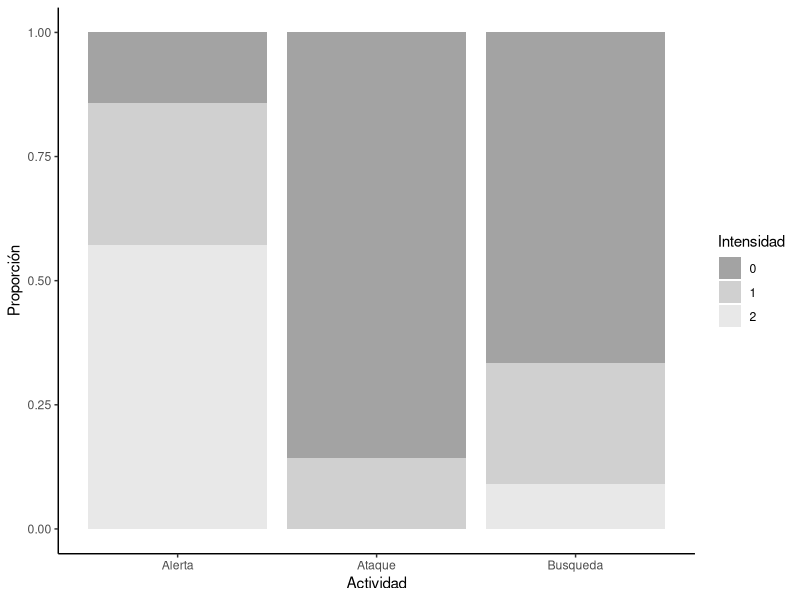
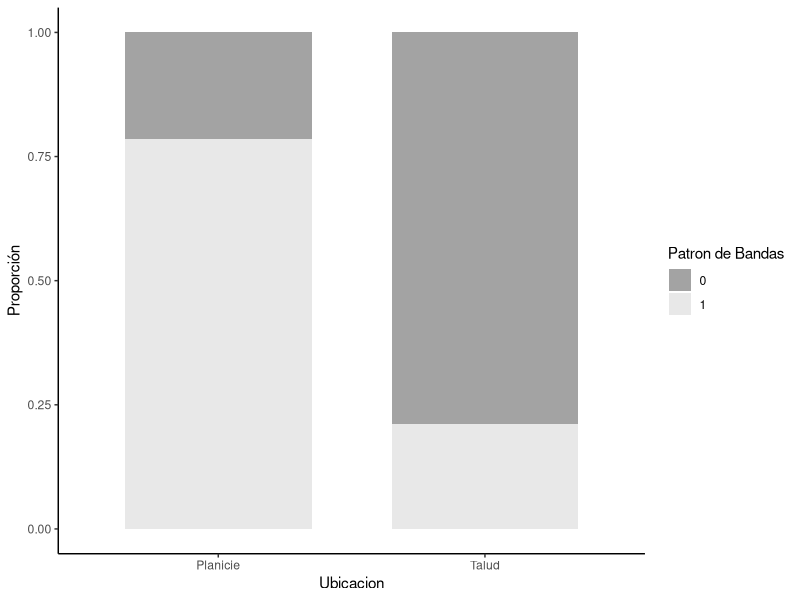
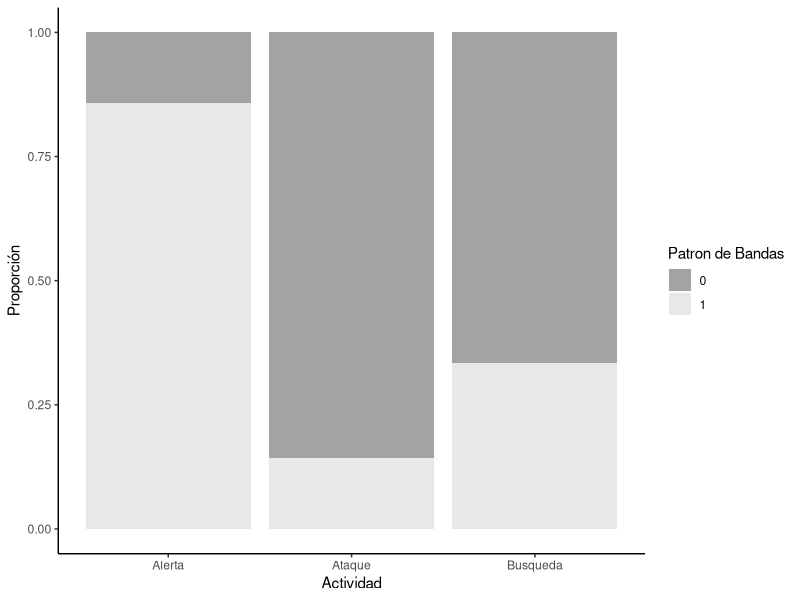
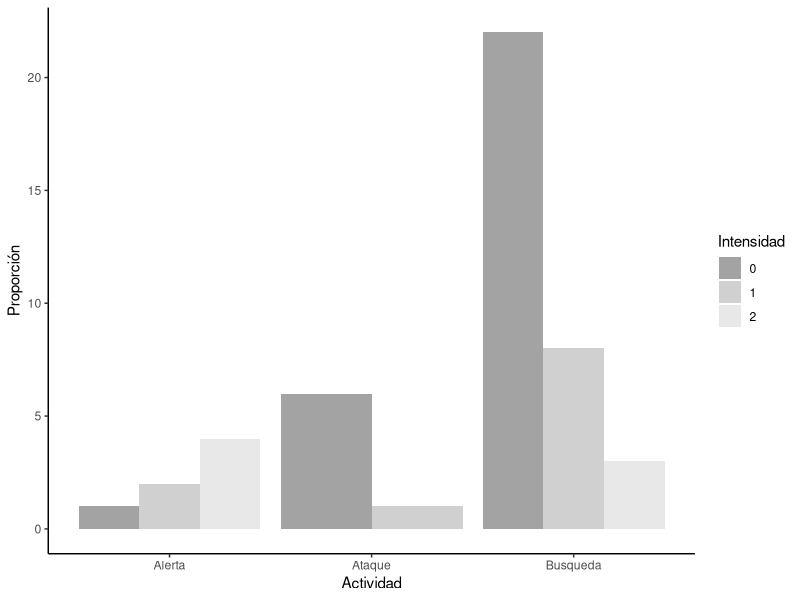
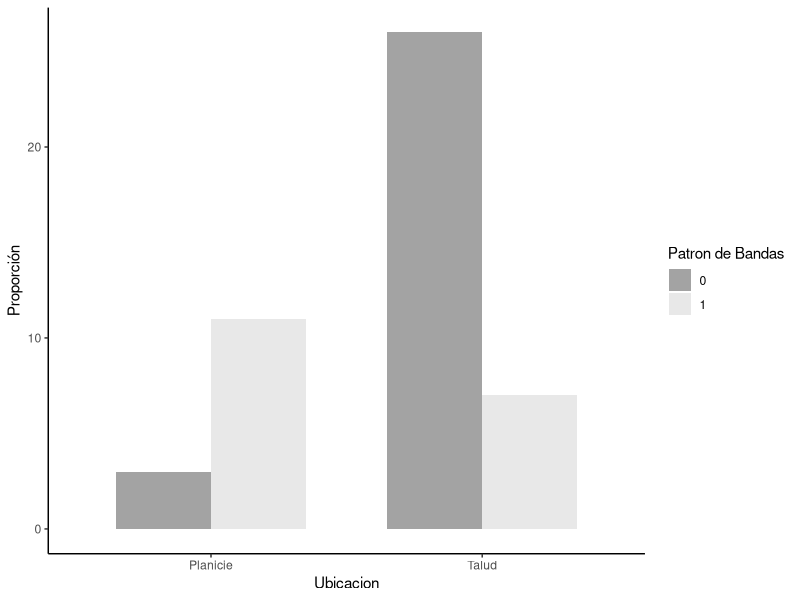
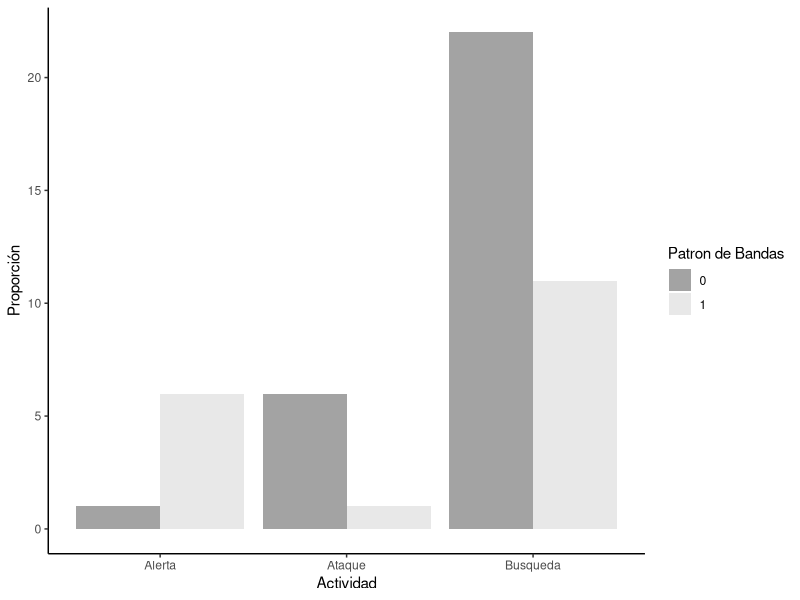

Write the R code that produced these figures, in order.
#hola javi

#hola Aleja
#a graficar se ha dicho
library (lattice)
library(ggplot2)
aleja <- read.csv("Matriz corregida.csv")

str(aleja)
aleja$Intensidad <- as.factor(aleja$Intensidad)
aleja$Coloracion <- as.factor(aleja$Coloracion)

ggplot(data = aleja, mapping = aes(x = Actividad, fill = Intensidad)) +
  geom_bar(alpha = .45, position = "fill") +
   labs(y = "Proporción") + scale_fill_grey() + theme_classic() #Muy bacano

ggplot(data = aleja, mapping = aes(x = Ubicacion, fill = Coloracion)) +
  geom_bar(alpha = .45, position = "fill", width = 0.7) +
  labs(y = "Proporción", fill = "Patron de Bandas") + scale_fill_grey() + theme_classic() #Muy bacano

ggplot(data = aleja, mapping = aes(x = Actividad, fill = Coloracion)) +
  geom_bar(alpha = .45, position = "fill") +
  labs(y = "Proporción", fill = "Patron de Bandas") + scale_fill_grey() + theme_classic() #Muy bacano


ggplot(data = aleja, mapping = aes(x = Actividad, fill = Intensidad)) +
  geom_bar(alpha = .45, position = "dodge") +
  labs(y = "Proporción") + scale_fill_grey() + theme_classic() #Muy bacano

ggplot(data = aleja, mapping = aes(x = Ubicacion, fill = Coloracion)) +
  geom_bar(alpha = .45, position = "dodge", width = 0.7) +
  labs(y = "Proporción", fill = "Patron de Bandas") + scale_fill_grey() + theme_classic() #Muy bacano

ggplot(data = aleja, mapping = aes(x = Actividad, fill = Coloracion)) +
  geom_bar(alpha = .45, position = "dodge") +
  labs(y = "Proporción", fill = "Patron de Bandas") + scale_fill_grey() + theme_classic() #Muy bacano
